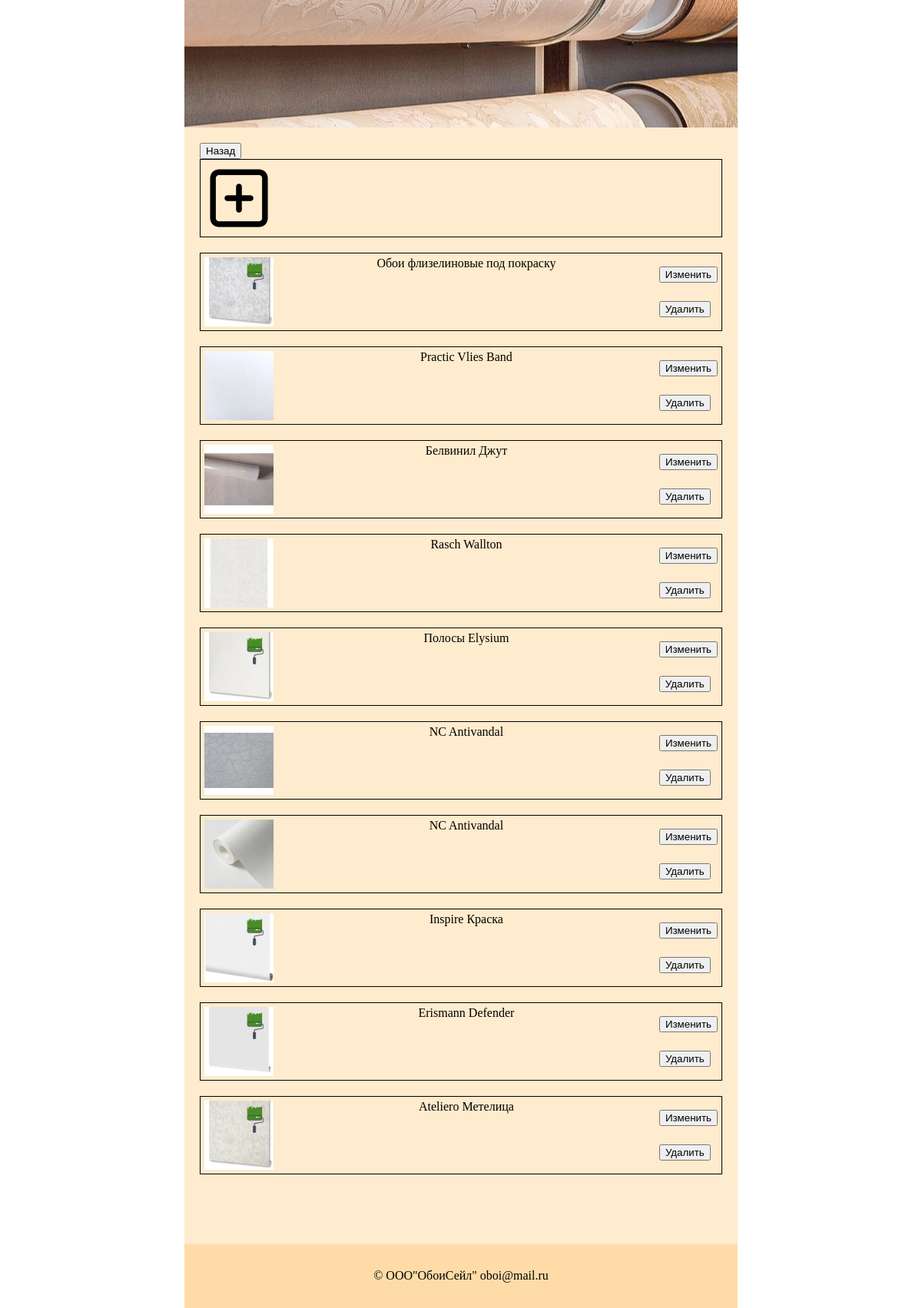
The page /change_product.php?type_name=paint (signed in) on the database its author committed.
### tables this page shows
CREATE TABLE `product` (
  `product_id` int(11) NOT NULL,
  `product_name` varchar(45) NOT NULL,
  `product_price` int(11) DEFAULT NULL,
  `product_length` int(11) DEFAULT NULL,
  `page_id` varchar(45) DEFAULT NULL,
  `product_amm` int(11) NOT NULL DEFAULT '0',
  `product_desc` varchar(256) DEFAULT NULL,
  `type_name` varchar(32) NOT NULL,
  `created_by` varchar(45) DEFAULT NULL
);

### src/include/functions.php (called while the page is built, shortened)
<?php
    function getProds($mysql, $type)
    {
        $sql = "SELECT * FROM product WHERE type_name = '".$type."'";
        $result = mysqli_query($mysql, $sql);
        return $result->fetch_all(MYSQLI_ASSOC);
    }
    function render($tmp,$vars = array()) {
        if(file_exists('templates/'.$tmp.'.tpl.php')) {
            extract($vars);
            require 'templates/'.$tmp.'.tpl.php';
            return ob_get_clean();
        }
    }
?>

### src/templates/change_product_cont.tpl.php (the view)
<div class="product-change-cont">
    <a href="admin.php">
        <button class="btn btn-primary">Назад</button>
    </a>
    <section>
        <ul>
            <li>
                <a href="insupdel_product.php?oper=ins">
                    <div class="prod-box">
                        <div class="prod-box-elems">
                            <img src="img/add.png">
                        </div>
                    </div>
                </a>
            </li>
            <?php foreach ($products as $product) : ?>
                <li>
                    <div class="prod-box">
                        <div class="prod-box-elems">
                            <img src="img/<?php echo $product['type_name'] ?>/<?php echo $product['page_id'] ?>">
                            <h2><?php echo "{$product['product_name']}" ?></h2>
                            <section>
                                <a href="insupdel_product.php?id=<?php echo "{$product['product_id']}" ?>&oper=upd">
                                    <button type="submit" class="btn btn-primary">Изменить</button>
                                </a>
                                <a href="insupdel_product.php?id=<?php echo "{$product['product_id']}" ?>&oper=del">
                                    <button type="submit" class="btn btn-primary">Удалить</button>
                                </a>
                            </section>
                        </div>
                    </div>
                </li>
            <?php endforeach ?>
        </ul>
    </section>
</div>

### src/templates/base_clear.tpl.php (shortened to what this page needs)
<!DOCTYPE html>
<html lang="en">
<head>
    <link rel="stylesheet" href="css/reset.css">
    <link rel="stylesheet" href="css/normalize.css">
    <link rel="stylesheet" href="css/style.css">
</head>
<body>
    <div class="wrapper-base">
        <div class="container-clear">
            <div class="column">
                <header>
                </header>
                <main>
                    <?php echo $content ?>
                </main>
                <footer>
                    <h2>
                        © ООО"ОбоиСейл" <a href="https://mail.ru">oboi@mail.ru</a>
                    </h2>
                </footer>
            </div>
        </div>
    </div>
</body>
</html>

### src/change_product.php (shortened to what this page needs)
<?php
    if(!empty($_SESSION['login']))
    {
        require_once 'include/db.php';
        require_once 'include/functions.php';
        $products = getProds($mysql, $_GET['type_name']);
        $content = render('change_product_cont', array('products'=>$products));
        $base = render('base_clear', array('content'=>$content));
        echo $base;
    }
    else{
        header('location:login.php');
    }
?>

### src/css/style.css (style rules this page uses)
body { background-color: white; }
header { height: 200px; background-image: url("../img/head.jpeg"); background-repeat: no-repeat; background-position: center; }
main { margin: 20px 20px 20px 20px; flex-basis: 100%; }
.wrapper-base { margin-left: 20%; margin-right: 20%; }
.container-clear { display: flex; }
.column { display: flex; flex-direction: column; background-color: #ffebcd; min-height: 100vh; max-width: 100%; flex-basis: 100%; }
footer { height: 100px; background-color: #ffdca7; color: black; display: flex; align-items: center; justify-content: center; }
footer h2 { text-align: center; vertical-align: middle; }
a { color: black; text-decoration: none; }
.product-change-cont { display: flex; flex-direction: column; height: 100%; }
.prod-box { display: flex; height: 100px; border: 1px ridge black; margin-bottom: 20px; }
.prod-box-elems { display: flex; justify-content: space-between; width: 100%; margin: 5px 5px 5px 5px; }
.prod-box-elems section { display: flex; flex-direction: column; justify-content: space-around; height: 100%; }
.prod-box-elems h2 { text-align: center; vertical-align: middle; }

### rows shown on the page
product: type_name+page (picture), product_name "Обои флизелиновые под покраску"
product: type_name+page (picture), product_name "Practic Vlies Band"
product: type_name+page (picture), product_name "Белвинил Джут"
product: type_name+page (picture), product_name "Rasch Wallton"
product: type_name+page (picture), product_name "Полосы Elysium"
product: type_name+page (picture), product_name "NC Antivandal"
product: type_name+page (picture), product_name "NC Antivandal"
product: type_name+page (picture), product_name "Inspire Краска"
product: type_name+page (picture), product_name "Erismann Defender"
product: type_name+page (picture), product_name "Ateliero Метелица"
